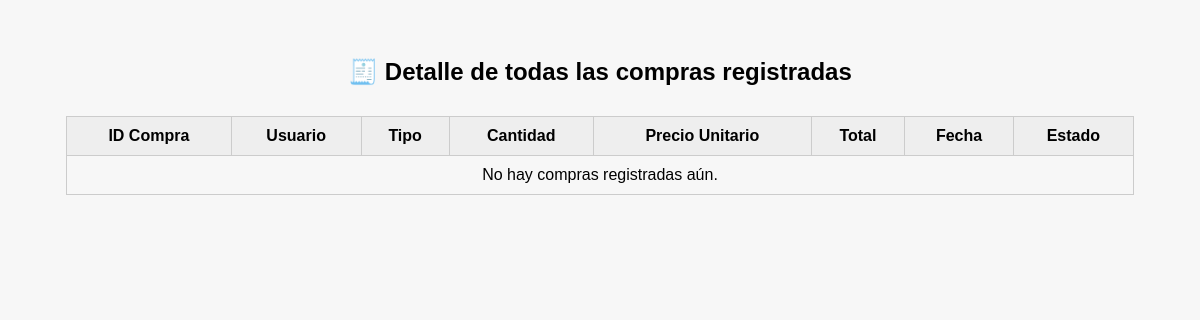
The app's page /detalles_ventas.php (signed in), older data.
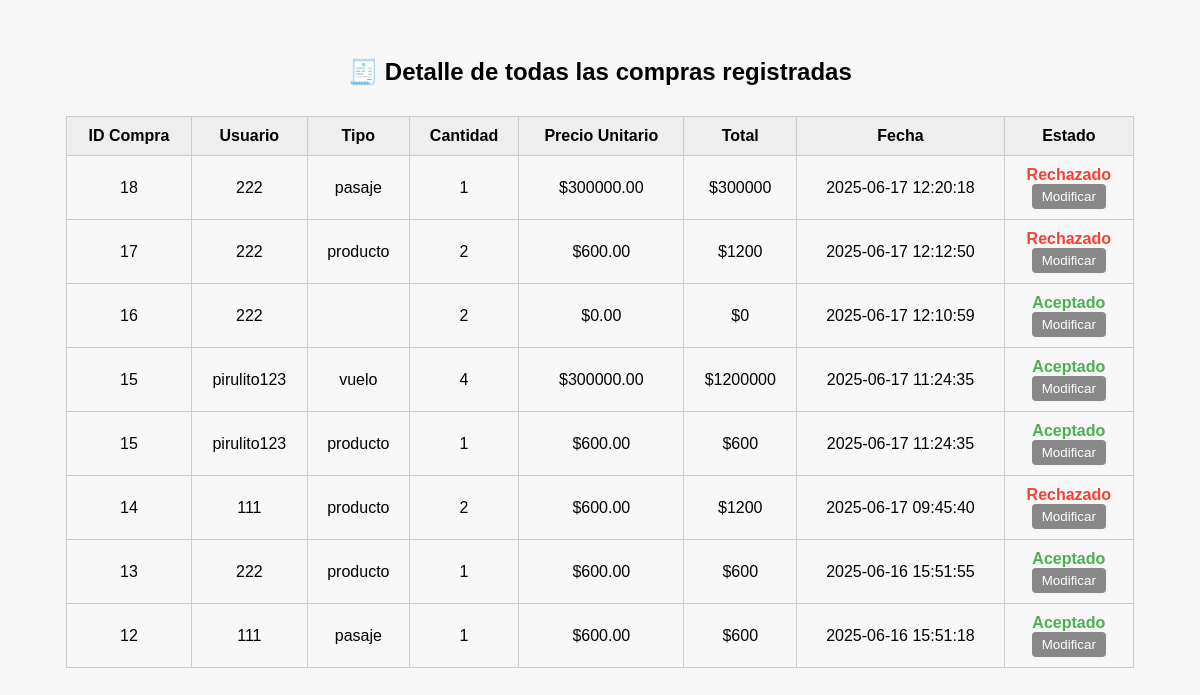
The same page, newer data.
### tables this page shows
CREATE TABLE `compras` (
  `id` int(11) NOT NULL,
  `id_usuario` int(11) NOT NULL,
  `fecha` datetime DEFAULT current_timestamp(),
  `total` decimal(10,2) NOT NULL
);

CREATE TABLE `usuarios` (
  `id` int(11) NOT NULL,
  `usuario` varchar(30) NOT NULL,
  `contraseña` varchar(255) NOT NULL,
  `rol` enum('admin','cliente') NOT NULL
);

CREATE TABLE `productos` (
  `id` int(10) NOT NULL,
  `nombre` varchar(100) DEFAULT NULL,
  `precio` decimal(10,2) DEFAULT NULL,
  `id_viaje` int(10) DEFAULT NULL,
  `id_alojamiento` int(10) DEFAULT NULL,
  `id_paquetes` int(10) DEFAULT NULL,
  `id_autos` int(10) DEFAULT NULL
);

CREATE TABLE `detalle_compra` (
  `id` int(11) NOT NULL,
  `id_compra` int(11) NOT NULL,
  `id_producto` int(11) NOT NULL,
  `tipo_producto` enum('producto','vuelo') NOT NULL,
  `cantidad` int(11) NOT NULL,
  `precio_unitario` decimal(10,2) NOT NULL,
  `estado` enum('en proceso','aceptado','rechazado') DEFAULT 'en proceso'
);

### detalles_ventas.php (the view, shortened to what this page needs)
<?php
include 'conexion.php';
?>
<!DOCTYPE html>
<html lang="es">
<head>
  <link rel="stylesheet" href="style.css">
</head>
<body>
<h2>🧾 Detalle de todas las compras registradas</h2>
<table>
  <tr>
    <th>ID Compra</th>
    <th>Usuario</th>
    <th>Tipo</th>
    <th>Cantidad</th>
    <th>Precio Unitario</th>
    <th>Total</th>
    <th>Fecha</th>
    <th>Estado</th>
  </tr>
<?php
$sql = "SELECT
          c.id AS id_compra,
          u.usuario AS nombre_usuario,
          dc.id_producto,
          dc.tipo_producto,
          dc.cantidad,
          dc.precio_unitario,
          dc.id AS id_detalle,
          dc.estado,
          c.fecha AS fecha_compra
        FROM compras c
        JOIN usuarios u ON c.id_usuario = u.id
        JOIN detalle_compra dc ON c.id = dc.id_compra
        ORDER BY c.fecha DESC";
$resultado = $conexion->query($sql);
if ($resultado && $resultado->num_rows > 0) {
  while($row = $resultado->fetch_assoc()) {
    $id_prod = intval($row['id_producto']);
    $tipo = $row['tipo_producto'];
    $res_prod = $conexion->query("SELECT * FROM productos WHERE id = $id_prod");
    if ($res_prod && $producto = $res_prod->fetch_assoc()) {
      if (!is_null($producto['id_viaje'])) $tipo = 'pasaje';
      elseif (!is_null($producto['id_alojamiento'])) $tipo = 'alojamiento';
      elseif (!is_null($producto['id_paquetes'])) $tipo = 'paquete';
      elseif (!is_null($producto['id_autos'])) $tipo = 'auto';
      else $tipo = 'producto';
    }
    $total = $row['cantidad'] * $row['precio_unitario'];
    $estado = $row['estado'];
    $id_detalle = $row['id_detalle'];
    echo "<tr>
            <td>{$row['id_compra']}</td>
            <td>{$row['nombre_usuario']}</td>
            <td>$tipo</td>
            <td>{$row['cantidad']}</td>
            <td>\${$row['precio_unitario']}</td>
            <td>\$$total</td>
            <td>{$row['fecha_compra']}</td>
            <td>";
    if ($_SESSION['rol'] === 'admin') {
$color = 'gris';
if ($estado === 'aceptado') $color = 'verde';
elseif ($estado === 'rechazado') $color = 'rojo';
echo "<span class='estado-$color'>" . ucfirst($estado) . "</span><br>";
echo "<button class='modificar-btn' onclick='mostrarOpciones($id_detalle)'>Modificar</button>
      <div id='opciones-$id_detalle' class='opciones-estado'>
        <form method='POST' style='display:inline;'>
          <input type='hidden' name='id_detalle' value='$id_detalle'>
          <input type='hidden' name='accion' value='aceptado'>
          <button class='btn-verde' type='submit'>Aceptar</button>
        </form>
        <form method='POST' style='display:inline;'>
          <input type='hidden' name='id_detalle' value='$id_detalle'>
          <input type='hidden' name='accion' value='rechazado'>
          <button class='btn-rojo' type='submit'>Rechazar</button>
        </form>
      </div>";
    } else {
      echo ucfirst($estado);
    }
    echo "</td></tr>";
  }
} else {
  echo "<tr><td colspan='8'>No hay compras registradas aún.</td></tr>";
}
?>
</table>
</body>
</html>

### style.css (style rules this page uses)
body { background-color: yellow; }
body { font-family: Arial; background: #f7f7f7; padding: 30px; }

### detalles_ventas.php (style rules this page uses)
table { width: 95%; margin: 30px auto; border-collapse: collapse; }
th, td { padding: 10px; border: 1px solid #ccc; text-align: center; }
th { background-color: #eee; }
h2 { text-align: center; margin-top: 20px; }
.modificar-btn { background-color: #888; color: white; padding: 5px 10px; border: none; cursor: pointer; border-radius: 4px; }
.estado-verde { color: #4CAF50; font-weight: bold; }
.estado-rojo { color: #f44336; font-weight: bold; }

Row changes from the older to the newer data that the page shows:
added compras: id "18", id_usuario.usuario "222", productos.id_viaje "pasaje", detalle_compra.cantidad "1", detalle_compra.precio_unitario "300000.00", detalle_compra.cantidad+precio_unitario "300000", fecha "2025-06-17 12:20:18", detalle_compra.estado "Rechazado"
added compras: id "17", id_usuario.usuario "222", productos.id_viaje+id_alojamiento+id_paquetes "producto", detalle_compra.cantidad "2", detalle_compra.precio_unitario "600.00", detalle_compra.cantidad+precio_unitario "1200", fecha "2025-06-17 12:12:50", detalle_compra.estado "Rechazado"
added compras: id "16", id_usuario.usuario "222", detalle_compra.cantidad "2", detalle_compra.precio_unitario "0.00", detalle_compra.cantidad+precio_unitario "0", fecha "2025-06-17 12:10:59", detalle_compra.estado "Aceptado"
added compras: id "15", id_usuario.usuario "pirulito123", detalle_compra.tipo_producto "vuelo", detalle_compra.cantidad "4", detalle_compra.precio_unitario "300000.00", detalle_compra.cantidad+precio_unitario "1200000", fecha "2025-06-17 11:24:35", detalle_compra.estado "Aceptado", productos.id_viaje+id_alojamiento+id_paquetes "producto", detalle_compra.cantidad "1", detalle_compra.precio_unitario "600.00", detalle_compra.cantidad+precio_unitario "600"
added compras: id "14", id_usuario.usuario "111", productos.id_viaje+id_alojamiento+id_paquetes "producto", detalle_compra.cantidad "2", detalle_compra.precio_unitario "600.00", detalle_compra.cantidad+precio_unitario "1200", fecha "2025-06-17 09:45:40", detalle_compra.estado "Rechazado"
added compras: id "13", id_usuario.usuario "222", productos.id_viaje+id_alojamiento+id_paquetes "producto", detalle_compra.cantidad "1", detalle_compra.precio_unitario "600.00", detalle_compra.cantidad+precio_unitario "600", fecha "2025-06-16 15:51:55", detalle_compra.estado "Aceptado"
added compras: id "12", id_usuario.usuario "111", productos.id_viaje "pasaje", detalle_compra.cantidad "1", detalle_compra.precio_unitario "600.00", detalle_compra.cantidad+precio_unitario "600", fecha "2025-06-16 15:51:18", detalle_compra.estado "Aceptado"
Text that changed along with them:
text no longer shown: "No hay compras registradas aún."
